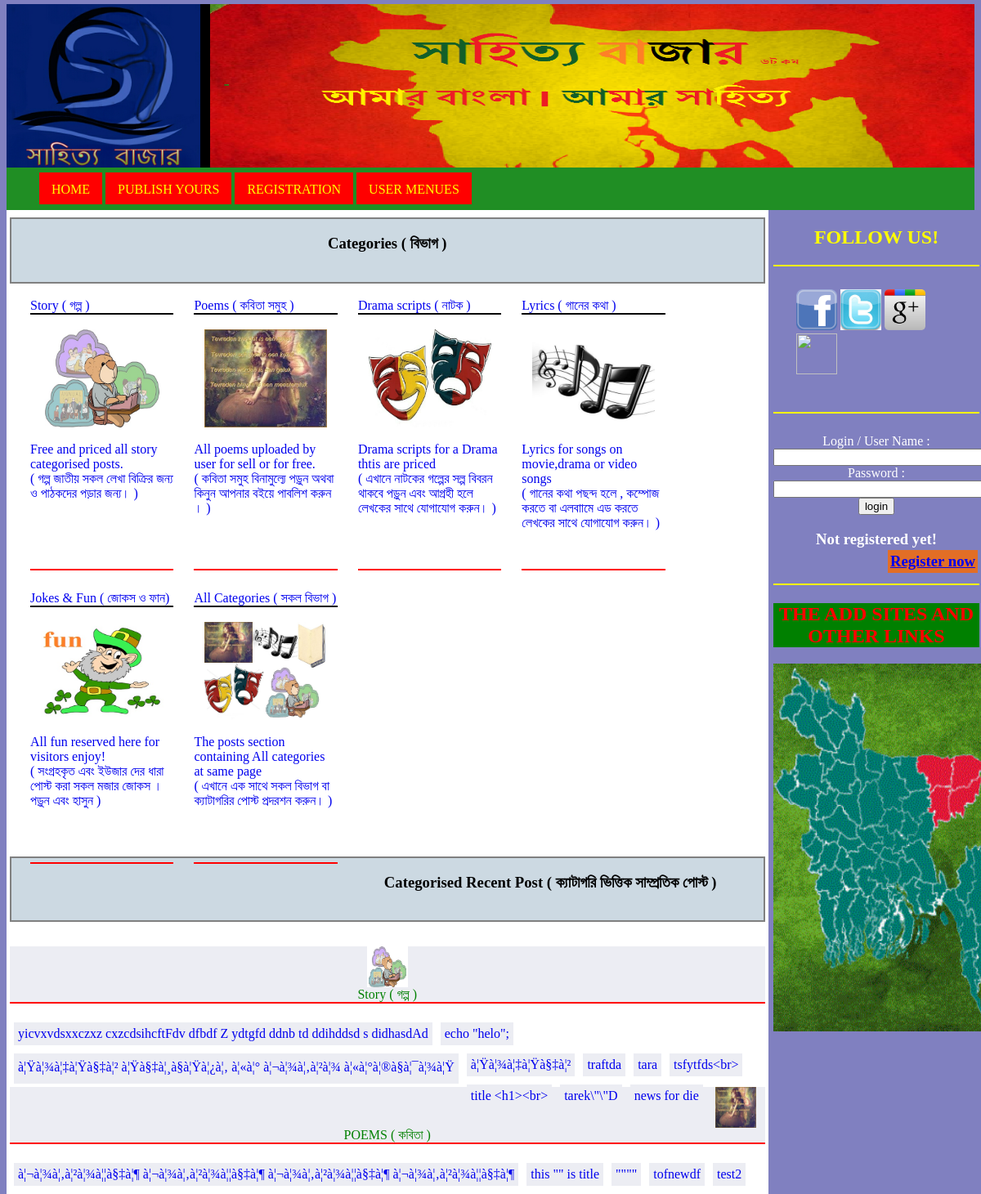
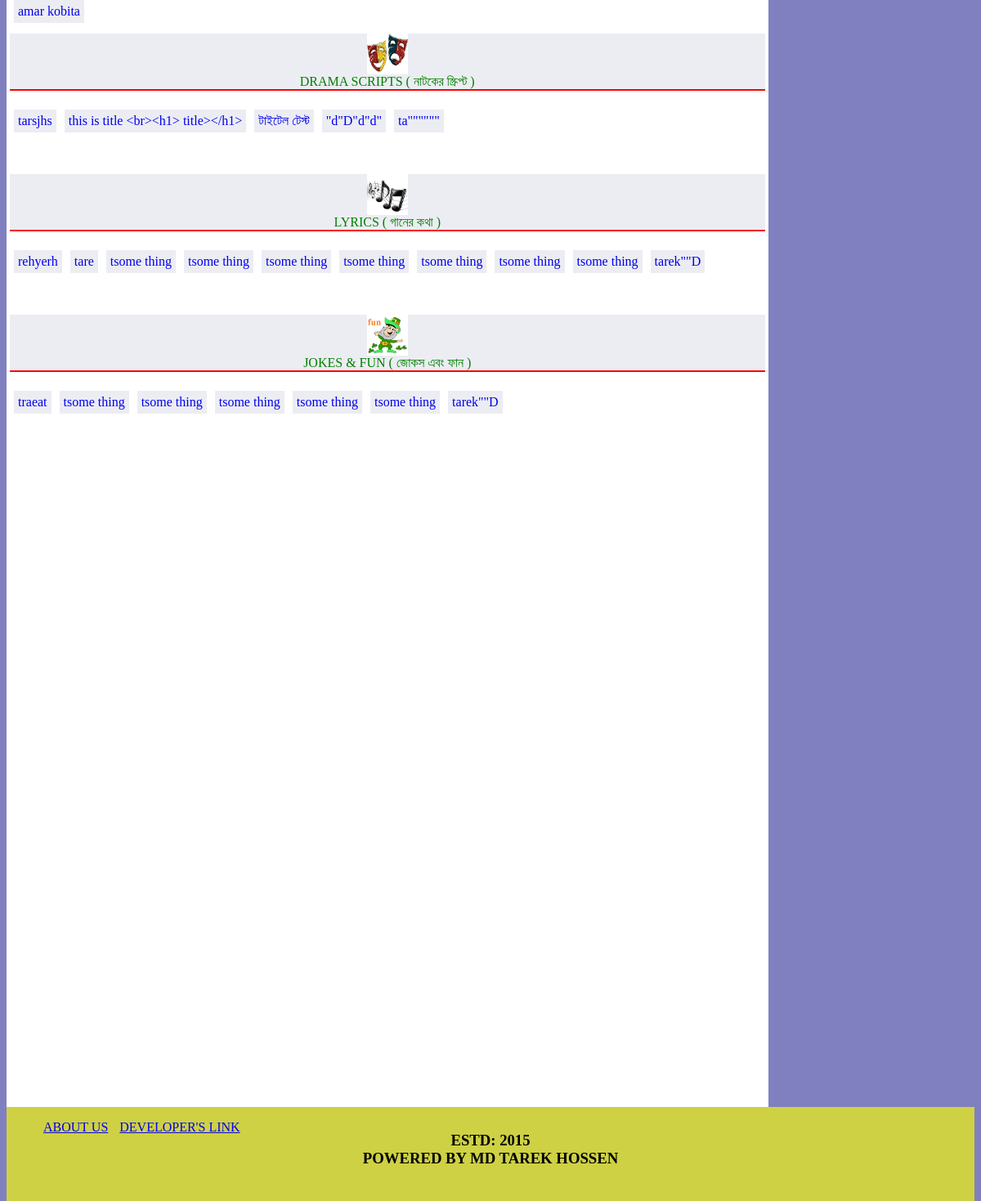
The page / on the database its author committed (2 pictures, top to bottom).
### tables this page shows
CREATE TABLE IF NOT EXISTS `post` (
`post_id` int(100) NOT NULL,
  `post_date` varchar(20) NOT NULL,
  `post_title` varchar(100) NOT NULL,
  `post_type` varchar(15) NOT NULL,
  `post_content` varchar(9999) NOT NULL,
  `person_id` int(250) NOT NULL,
  `person_name` varchar(20) NOT NULL,
  `person_email` varchar(40) NOT NULL,
  `person_phone` varchar(15) NOT NULL,
  `price` int(4) NOT NULL,
  `activated` int(1) NOT NULL DEFAULT '0'
);

### includes/main_content.php (the view, shortened to what this page needs)
<?php
if(isset($_GET['pid'])){
?>
<div id="main_content">
<?php
include("includes/connect_database.php");?>
<?php
$post_perpage=20;
$pid=$_GET["pid"];
$pid=(int)mysql_real_escape_string($pid);
$high=20;
$low=(($pid-1)*$post_perpage);
$category="";
if(isset($_GET['cat'])){
$category=$_GET["cat"];
$category=mysql_real_escape_string($category);
$query=mysql_query("SELECT * FROM post WHERE activated='1' AND post_type='$category' order by 1 DESC LIMIT $low,$high ");
}
else{
$query=mysql_query("SELECT * FROM post WHERE activated='1' order by 1 DESC LIMIT $low,$high");
}
while($row=mysql_fetch_array($query)){
$post_id=$row['post_id'];
$post_date=$row['post_date'];
$post_title=$row['post_title'];
$post_type=$row['post_type'];
$post_content=substr($row['post_content'],0,120);
$person_id=$row['person_id'];
$person_name=$row['person_name'];
$person_email=$row['person_email'];
$person_phone=$row['person_phone'];
$price=$row['price'];
?>
<a href="view.php?post_id=<?php echo $post_id;?>">
<div id="container">
<div id="publish"><h4 ><?php echo "Published by:  ".$person_name; ?> <br> Price:<?php echo $price; ?> TK <br><?php echo $post_date; ?></h4></div>
<div id="publish1">
<?php echo $post_content; ?>
</div>
<div id="title"><h3><?php echo $post_title;  ?></h3>
<h4>Category: <?php echo $post_type;?></h4></div>
</a>
</div>
<?php }
?>
</div>
<?php
}
else{
?>
<div id="main_content1">
<div id="home_cat">
<center> <h3> Categories ( বিভাগ )  </h3></center></div>
<br>
<a href="index.php?pid=1&&cat=story">
<div id="home_cat_cont">
<div id="home_cat_name">
Story ( গল্প )  </div><br>
<center><img src="image/story.jpg" width="150px" height="120px"> </center><br>
Free and priced all story categorised posts.<br>
( গল্প জাতীয় সকল লেখা বিক্রির জন্য ও পাঠকদের  পড়ার জন্য। )
</div>
</a>
<a href="index.php?pid=1&&cat=poem">
<div id="home_cat_cont">
<div id="home_cat_name">
Poems ( কবিতা সমুহ  )  </div><br>
<center><img src="image/poem.jpg" width="150px" height="120px"></center><br>
All poems uploaded by user for sell or for free.<br>
( কবিতা  সমুহ বিনামুল্যে পড়ুন অথবা কিনুন আপনার বইয়ে পাবলিশ করুন  । )
</div>
</a>
<a href="index.php?pid=1&&cat=drama">
<div id="home_cat_cont">
<div id="home_cat_name">
Drama scripts ( নাটক   )  </div><br>
<center><img src="image/drama1.jpg" width="150px" height="120px"></center><br>
Drama scripts for a Drama thtis are priced<br>
(  এখানে  নাটকের  গল্পের সল্প বিবরন থাকবে পড়ুন  এবং আগ্রহী হলে লেখকের সাথে যোগাযোগ  করুন।  )
</div>
</a>
<a href="index.php?pid=1&&cat=lyrics">
<div id="home_cat_cont">
<div id="home_cat_name">
Lyrics ( গানের কথা )  </div><br>
<center><img src="image/lyrics.jpg" width="150px" height="120px"></center><br>
Lyrics for songs on movie,drama or video songs <br>
(  গানের কথা পছন্দ হলে , কম্পোজ করতে বা এলবাামে  এড  করতে লেখকের সাথে যোগাযোগ  করুন।  )
</div>
</a>
<a href="index.php?pid=1&&cat=drama">
<div id="home_cat_cont">
<div id="home_cat_name">
Jokes & Fun ( জোকস ও ফান)  </div><br>
<center><img src="image/jokes.jpg" width="150px" height="120px"></center><br>
All fun reserved here for visitors enjoy! <br>
( সংগ্রহকৃত  এবং ইউজার দের ধারা  পোস্ট করা সকল মজার জোকস  । পড়ুন  এবং হাসুন  )
</div>
</a>
<a href="index.php?pid=1 ">
<div id="home_cat_cont">
<div id="home_cat_name">
All Categories ( সকল বিভাগ )  </div><br>
<center><img src="image/allc.jpg" width="150px" height="120px"></center><br>
The posts section containing All categories at same page <br>
( এখানে এক সাথে সকল বিভাগ বা ক্যাটাগরির  পোস্ট   প্রদরশন করুন।  )
</div>
</a>
<div id="home_cat1">
<center> <h3> Categorised Recent Post ( ক্যাটাগরি ভিত্তিক  সাম্প্রতিক  পোস্ট )  </h3></center>
</div>
<div id="home_cat_name1">
<center>
<a href="index.php?pid=1&&cat=story"><img src="image/story.jpg" height="50px" width="50px"><br>  Story ( গল্প )  </a></center> </div><br>
<div id="recent_cont">
<?php
$query=mysql_query("SELECT post_id,post_title FROM post WHERE post_type='story' AND activated='1' order by 1 DESC LIMIT 0,10 ");
while($row=mysql_fetch_array($query)){
$title=$row['post_title'];
$post_id=$row['post_id'];
?>
 <a href="view.php?post_id=<?php echo $post_id ; ?> ">
 <?php echo $title ;?></a>
 <?php
 }
 ?>
</div><br><br><br>
<div id="home_cat_name1">
<center>
<a href="index.php?pid=1&&cat=poem"><img src="image/poem.jpg" height="50px" width="50px"><br> POEMS ( কবিতা )  </a></center> </div><br>
<div id="recent_cont">
<?php
$query=mysql_query("SELECT post_id,post_title FROM post WHERE post_type='poem' AND activated='1' order by 1 DESC LIMIT 0,10 ");
while($row=mysql_fetch_array($query)){
$title=$row['post_title'];
$post_id=$row['post_id'];
?>
 <a href="view.php?post_id=<?php echo $post_id ; ?> ">
 <?php echo $title ;?></a>
 <?php
 }
 ?>
</div><br><br><br>
<div id="home_cat_name1">
<center>
<a href="index.php?pid=1&&cat=drama"> <img src="image/drama1.jpg" height="50px" width="50px"> <br> DRAMA SCRIPTS ( নাটকের স্ক্রিপ্ট  )  </a></center> </div><br>
<div id="recent_cont">
<?php
$query=mysql_query("SELECT post_id,post_title FROM post WHERE post_type='drama' AND activated='1' order by 1 DESC LIMIT 0,10 ");
while($row=mysql_fetch_array($query)){
$title=$row['post_title'];
$post_id=$row['post_id'];
?>
 <a href="view.php?post_id=<?php echo $post_id ; ?> ">
 <?php echo $title ;?></a>
 <?php
 }
 ?>
</div><br><br><br>
<div id="home_cat_name1">
<center>
<a href="index.php?pid=1&&cat=lyrics"> <img src="image/lyrics.jpg" height="50px" width="50px"> <br> LYRICS ( গানের কথা  )  </a></center> </div><br>
<div id="recent_cont">
<?php
$query=mysql_query("SELECT post_id,post_title FROM post WHERE post_type='lyrics' AND activated='1' order by 1 DESC LIMIT 0,10 ");
while($row=mysql_fetch_array($query)){
$title=$row['post_title'];
$post_id=$row['post_id'];
?>
 <a href="view.php?post_id=<?php echo $post_id ; ?> ">
 <?php echo $title ;?></a>
 <?php
 }
 ?>
</div><br><br><br>
<div id="home_cat_name1">
<center>
<a href="index.php?pid=1&&cat=jokes"> <img src="image/jokes.jpg" height="50px" width="50px"> <br> JOKES & FUN ( জোকস এবং ফান   )  </a></center> </div><br>
<div id="recent_cont">
<?php
$query=mysql_query("SELECT post_id,post_title FROM post WHERE post_type='jokes' AND activated='1' order by 1 DESC LIMIT 0,10 ");
while($row=mysql_fetch_array($query)){
$title=$row['post_title'];
$post_id=$row['post_id'];
?>
 <a href="view.php?post_id=<?php echo $post_id ; ?> ">
 <?php echo $title ;?></a>
 <?php
 }
 ?>
</div>
</div>
<?php
}?>

### index.php (shortened to what this page needs)
<html>
<head>
	<link rel="stylesheet" href="style.css" media="all">
</head>
<body>
<div> <?php include("includes/header.php");?> </div>
<div> <?php include("includes/navigation.php");?> </div>
<div> <?php include("includes/main_content.php");?> </div>
<div> <?php include("includes/sidebar.php");?> </div>
<?php include("includes/footer.php");?>
</body>
</html>

### includes/header.php
	<link rel="stylesheet" href="style.css" media="all">
<a href="index.php"><div id="header">
<div id="logo"><img src="image/logo.png" width="20%" height="200px">
<img src="image/banner.png" align="right" width="79%" height="200px">
</div>
</a>
</div>

### includes/navigation.php
<link rel="stylesheet" href="style.css" media="all">
<div id="navigation">
<ul>
<li><a href="index.php">HOME</a></li>
<li><a href="make_post.php">PUBLISH YOURS</a></li>
<li><a href="registration.php">REGISTRATION</a></li>
<li><a href="login.php">USER MENUES</a></li>
</ul>
</div>

### includes/sidebar.php (shortened to what this page needs)
<link rel="stylesheet" href="style.css" media="all">
<div id="sidebar">
<h2 align="center">FOLLOW US!</h2>
<div id="follow">
<a href="#"><img src="image/facebook.png" width="50px" height="50px"></a>
<a href="#"><img src="image/twetter.jpg" width="50px" height="50px"></a>
<a href="#"><img src="image/googleplus.png" width="50px" height="50px"></a>
<a href="#"><img src="image/youtube.png" width="50px" height="50px"></a><br><br>
</div>
<?php
if(isset($_SESSION['logged'])){
?>
<div id="login">
<center> <img src="profile_picture/<?php echo $_SESSION['image_name'];?>" width="100px" height="125px" ></center><br>
<div id="contain_profile">
<h3> <b><?php echo $_SESSION['first_name'];
echo "  ".$_SESSION['last_name'];?> </b><br>
Email: <i><?php echo $_SESSION['email'];?></i><br>
City: <i><?php echo $_SESSION['city'];?></i><br>
Phone : <i><?php echo $_SESSION['phone'];?></i><br>
Total Post : <?php include("total_post.php"); ?><br>
<a  href="login.php?see_post=1"> SEE YOUR POSTS</a> <a  href="login.php?pmessage=1"> message</a><br>
</div>
  <a href="login.php?logout=<?php echo $_SESSION['user_id'];?>"> LOGOUT </a>
  <a href="login.php">VIEW FULL PROFILE</a>
<?php
$query=mysql_query("SELECT * FROM admin WHERE admin_id='$_SESSION[user_id]' AND password='$_SESSION[password]' ");
if(mysql_num_rows($query)){
$_SESSION['adlog']=1;
?>
<a href="admin/index.php?promot=9">admin</a>
<?php }
?>
</h3>
</div>
<?php
}
else{
?>
<div id="login">
<center><form action="login.php" method="post">
Login / User Name :<br>
<input type="text" name="login_name" size="35px"> <br>
Password : <br>
<input type="password" name="password" size="35px"> <br>
<input type="submit" name="login" value="login"><br>
</form>
<h3> Not registered yet!<a href="registration.php"> Register now </a></h3>
</center>
</div>
<?php } ?>
<div id="add_banner">
<center>
<h2> THE ADD SITES AND OTHER LINKS</h2>
<img src="image/add.gif" width="290px" height="450px">
</center>
</div>
</div>

### includes/footer.php
<div id="footer">
<ul>
<li><a href="contact.php">ABOUT US</a></li>
<li><a href="#">DEVELOPER'S LINK</a></li>
<br>
</ul>
<center><h3>ESTD: 2015<BR>
POWERED BY MD TAREK HOSSEN <br><br>
</h3>
</center>
</div>

### style.css (style rules this page uses)
body { margin-top:5px;background:#8080C0; }
#header { height:200px;width:100%;background:black;padding:0px;margin:0px; }
#navigation { height:50px;width:100%;background:#208E24;padding-top:2px; }
#navigation li { padding:8px; padding-top:10px;display:inline;border:2px solid red;background:red; }
#navigation a { padding:5px; color:yellow;text-decoration:none; }
#main_content1 { width:78%;background:white;float:left;padding:4px;height:2550px;text-decoration:none; }
#main_content1 a { text-decoration:none; }
#home_cat { border:2px solid gray;background:#CCD9E2;margin-top:5px;height:3%;text-decoration:none; }
#home_cat_cont { border-bottom:2px solid red;width:19%;height:13%;margin-left:25px;float:left;margin-bottom:25px;text-decoration:none; }
#home_cat_name { border-bottom:2px solid black; }
#home_cat_name1 { border-bottom:2px solid red;background:#ECEDF3;margin-top:30px; }
#home_cat_name1 a { color:green; }
#home_cat1 { border:2px solid gray;background:#CCD9E2;margin-top:74%;height:3%; }
#recent_cont a { background:#ECEDF3;float:left;padding:5px;margin:5px;text-decoration:none; }
#sidebar { height:630px;width:21%;background:#8080C0;float:right;padding-left:2px;color:white;position:absolute;margin-left:78%;margin-top:-0px; }
#follow { color:yellow;padding:28px;border-bottom:2px solid yellow;border-top:2px solid yellow; }
#sidebar h2 { color:yellow; }
#login { border-bottom:2px solid yellow;padding-top:25px;padding-bottom:25px; }
#login a { float:right;background:#E26E26;margin:2px;padding:3px; }
#add_banner { padding:0px;padding-top:2px;padding-bottom:1px;margin-bottom:2px; }
#add_banner h2 { background:green;color:red;padding:0px; }
#footer { width:100%;background:#CED144;float:left;padding:0px; }
#footer li { display:inline;padding:5px; }
#footer h3 { margin-top:-20px; }

### rows shown on the page
post: post_title "yicvxvdsxxczxz cxzcdsihcftFdv dfbdf Z ydtgfd ddnb td ddihddsd s didhasdAd"
post: post_title "echo \"helo\";"
post: post_title "à¦Ÿà¦¾à¦‡à¦Ÿà§‡à¦² à¦Ÿà§‡à¦¸à§à¦Ÿà¦¿à¦‚ à¦«à¦° à¦¬à¦¾à¦‚à¦²à¦¾ à¦«à¦°à¦®à§à¦¯à¦¾à¦Ÿ"
post: post_title "à¦Ÿà¦¾à¦‡à¦Ÿà§‡à¦²"
post: post_title "traftda"
post: post_title "tara"
post: post_title "tsfytfds<br>"
post: post_title "title <h1><br>"
post: post_title "tarek\\\"\\\"D"
post: post_title "news for die"
post: post_title "à¦¬à¦¾à¦‚à¦²à¦¾à¦¦à§‡à¦¶ à¦¬à¦¾à¦‚à¦²à¦¾à¦¦à§‡à¦¶ à¦¬à¦¾à¦‚à¦²à¦¾à¦¦à§‡à¦¶ à¦¬à¦¾à¦‚à¦²à¦¾à¦¦à§‡à¦¶"
post: post_title "this \"\" is title"
post: post_title "\"\"\"\""
post: post_title "tofnewdf"
post: post_title "test2"
post: post_title "amar kobita"
post: post_title "tarsjhs"
post: post_title "this is title <br><h1> title></h1>"
post: post_title "টাইটেল টেস্ট"
post: post_title "\"d\"D\"d\"d\""
post: post_title "ta\"\"\"\"\"\""
post: post_title "rehyerh"
post: post_title "tare"
post: post_title "tsome thing"
post: post_title "tsome thing"
post: post_title "tsome thing"
post: post_title "tsome thing"
post: post_title "tsome thing"
post: post_title "tsome thing"
post: post_title "tsome thing"
post: post_title "tarek\"\"D"
post: post_title "traeat"
post: post_title "tsome thing"
post: post_title "tsome thing"
post: post_title "tsome thing"
post: post_title "tsome thing"
post: post_title "tsome thing"
post: post_title "tarek\"\"D"
